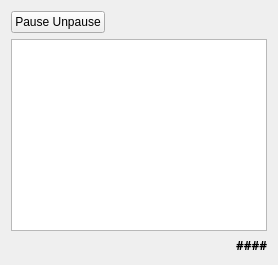
           <widget class="QWidget" name="Live">
            <attribute name="title">
             <string>Live</string>
            </attribute>
            <layout class="QVBoxLayout" name="verticalLayout_22">
             <item>
              <layout class="QHBoxLayout" name="Pause_Layout">
               <property name="bottomMargin">
                <number>0</number>
               </property>
               <item>
                <widget class="QPushButton" name="Pause_Button">
                 <property name="text">
                  <string>Pause Unpause</string>
                 </property>
                </widget>
               </item>
               <item>
                <spacer name="Pause_Spacer">
                 <property name="orientation">
                  <enum>Qt::Horizontal</enum>
                 </property>
                 <property name="sizeHint" stdset="0">
                  <size>
                   <width>40</width>
                   <height>20</height>
                  </size>
                 </property>
                </spacer>
               </item>
              </layout>
             </item>
             <item>
              <widget class="QTableView" name="History_Table_View">
               <property name="editTriggers">
                <set>QAbstractItemView::NoEditTriggers</set>
               </property>
               <property name="alternatingRowColors">
                <bool>true</bool>
               </property>
               <property name="selectionMode">
                <enum>QAbstractItemView::SingleSelection</enum>
               </property>
               <property name="sortingEnabled">
                <bool>false</bool>
               </property>
              </widget>
             </item>
             <item>
              <layout class="QHBoxLayout" name="Live_Number_Filters_Layout">
               <item>
                <spacer name="Live_Number_Filters_Spacer">
                 <property name="orientation">
                  <enum>Qt::Horizontal</enum>
                 </property>
                 <property name="sizeHint" stdset="0">
                  <size>
                   <width>40</width>
                   <height>12</height>
                  </size>
                 </property>
                </spacer>
               </item>
               <item>
                <widget class="QLabel" name="Live_Number_Filters_Label">
                 <property name="font">
                  <font>
                   <family>Sans Serif</family>
                   <pointsize>9</pointsize>
                   <weight>75</weight>
                   <italic>false</italic>
                   <bold>true</bold>
                  </font>
                 </property>
                 <property name="text">
                  <string>####</string>
                 </property>
                </widget>
               </item>
              </layout>
             </item>
            </layout>
           </widget>
